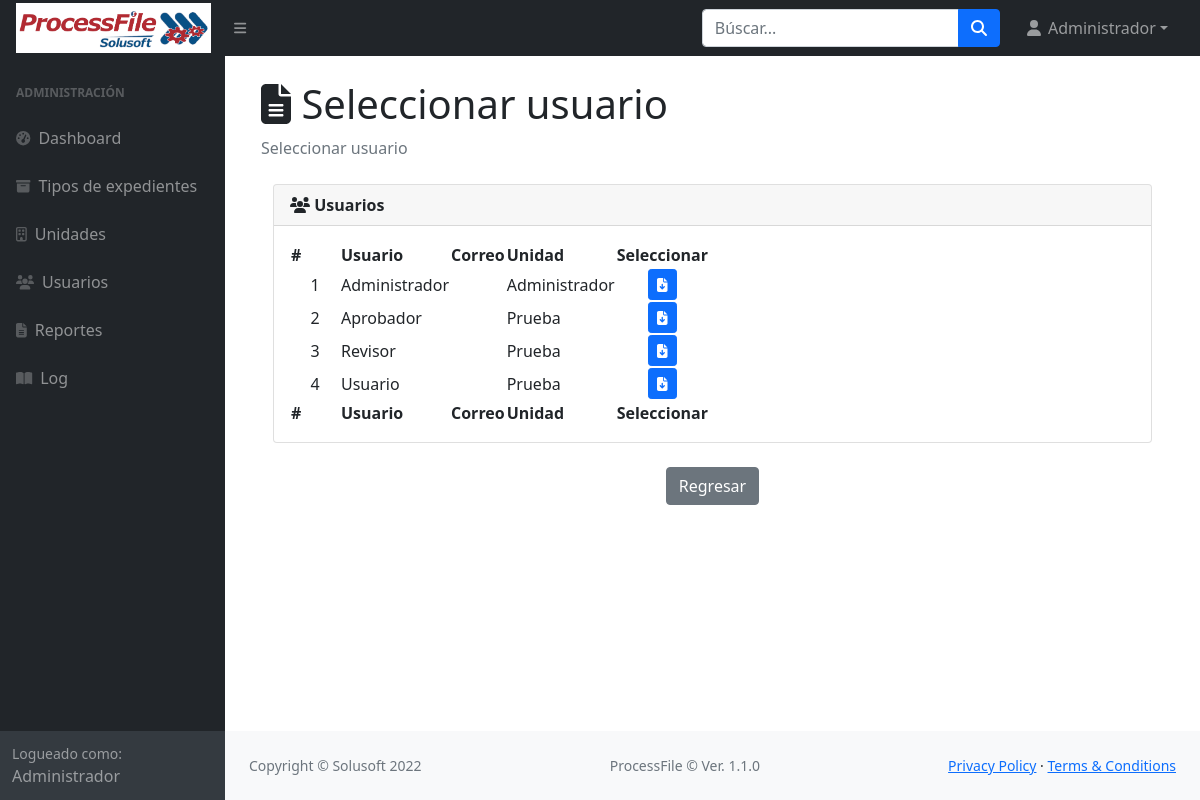
/rep_usuarios/ (signed in), run on the app's committed database.
### usuarios/models.py (models this page shows)
class PerfilUser(User):
    amaterno=models.CharField(u'Materno', max_length=25)
    telefono=models.CharField(u'Teléfono', max_length=25)
    extension=models.CharField(u'Extensión', max_length=25)
    rol = models.ForeignKey(Rol, related_name='Rol', blank=False, null=True, on_delete=models.CASCADE)
    jefe_inmediato = models.ForeignKey(User, related_name='Jefe_inmediato', blank=True, null=True, on_delete=models.CASCADE)
    unidad_user = models.ForeignKey(Unidad, related_name='Unidad_user', blank=False, null=True, on_delete=models.CASCADE)
    transferido = models.BooleanField(verbose_name=('Transferido'), default=False)
    deputy = models.BooleanField(verbose_name=('Deputy'), default=False)
    es_deputy = models.BooleanField(verbose_name=('Es_deputy'), default=False)
    usuario_deputy = models.ForeignKey(User, related_name='user_deputy', blank=True, null=True, on_delete=models.CASCADE)

### rol/models.py (models this page shows, shortened)
class Rol(models.Model):
    nombre = models.CharField(u'Nombre', max_length=245)
    descripcion = models.CharField(u'Descripción', max_length=245, null=True)

### unidad/models.py (models this page shows)
class Unidad(models.Model):
    nombre = models.CharField(u'Nombre', max_length=245)
    siglas = models.CharField(u'Siglas', max_length=3, default='')
    descripcion = models.CharField(u'Descripción', max_length=245, null=True)
    jefe_unidad = models.ForeignKey(User, related_name='Jefe_unidad', blank=True, null=True, on_delete=models.CASCADE)
    activo = models.BooleanField(verbose_name=('Activo'), default=True)
    class Meta:
        unique_together = ('nombre', 'siglas',)
    def __str__(self):
            return self.nombre

### inicio/views.py (the view)
# urls.py: path('rep_usuarios/', RepUsuarios, name = "rep_usuarios"),
def RepUsuarios(request):
    user_log = PerfilUser.objects.get(pk=request.user.pk)
    usuarios = PerfilUser.objects.all()
    return render(request, 'rep_usuarios.html',{'user_log': user_log, 'usuarios': usuarios, 'mensaje':'Seleccionar usuario'})

### inicio/templates/rep_usuarios.html (shortened to what this page needs)
{% extends "new_plant.html" %}
{% block css %}
<link rel="stylesheet" href="http://cdn.datatables.net/1.11.5/css/jquery.dataTables.min.css">
{% endblock css %}
{% block content %}
	<div class="container">
		<h1 class="mt-4"><i class="fas fa-file-alt"></i> {{mensaje}}</h1>
        <ol class="breadcrumb mb-4">
            <li class="breadcrumb-item active">{{mensaje}}</li>
        </ol>
		<section class="main container">
			<div class="row">
				<section class="posts col-md-12">
					<article class="post clearfix">
						<div class="card mb-4">
                            <div class="card-header">
                                <i class="fa fa-users"></i>
								<strong>
                                	Usuarios
								</strong>
                            </div>
                            <div class="card-body">
                                <table id="datatablesSimple">
                                    <thead>
                                        <tr>
											<th>#</th>
											<th>Usuario</th>
											<th>Correo</th>
											<th>Unidad</th>
											<th>Seleccionar</th>
                                        </tr>
                                    </thead>
                                    <tfoot>
                                        <tr>
                                            <th>#</th>
											<th>Usuario</th>
											<th>Correo</th>
											<th>Unidad</th>
											<th>Seleccionar</th>
                                        </tr>
                                    </tfoot>
                                    <tbody>
										{% for usuario in usuarios %}
											<tr>
												<td align="center" width="50">{{forloop.counter}}</td>
												<td>{{usuario.first_name}} {{usuario.last_name}} {{usuario.amaterno}}</td>
												<td>{{usuario.email}}</td>
												<td>{{usuario.unidad_user}}</td>
												<td width="90" align="center">
													{% if usuario.is_active == True %}
														<a href = "{% url "reporte_usuario" pk=usuario.id %}" type="button" class="btn btn-primary btn-sm" title="Generar"><i class="fas fa-file-download"></i></a>
													{% endif %}
												</td>
											</tr>
										{% endfor %}
                                    </tbody>
                                </table>
                            </div>
                        </div>
					</article>
				</section>
			</div>
		</section>
		<p align="center">
			<a href = "/reportes_menu" type="button" class="btn btn-secondary">Regresar</a>
		</p>
	</div>
{% endblock %}

### unidad/templates/new_plant.html (shortened to what this page needs)
{% load static %}
<!DOCTYPE html>
<html lang="en">
    <head>
        <link href="https://cdn.jsdelivr.net/npm/simple-datatables@latest/dist/style.css" rel="stylesheet" />
        <link rel="stylesheet" type="text/css" href="{% static 'css/styles.css' %}">
        {% block css %}
	    {% endblock %}
    </head>
    <body class="sb-nav-fixed">
        <nav class="sb-topnav navbar navbar-expand navbar-dark bg-dark">
            <a class="navbar-brand ps-3" href="/principal/"><img src="{% static "imagenes/ProcessFile.png" %}" height="50" width="195" alt="ProcessFile" class="logo"></a>
            <button class="btn btn-link btn-sm order-1 order-lg-0 me-4 me-lg-0" id="sidebarToggle" href="#!"><i class="fas fa-bars"></i></button>
            <form class="d-none d-md-inline-block form-inline ms-auto me-0 me-md-3 my-2 my-md-0">
                <div class="input-group">
                    <input class="form-control" type="text" placeholder="Búscar..." aria-label="Buscar..." aria-describedby="btnNavbarSearch" />
                    <button class="btn btn-primary" id="btnNavbarSearch" type="button"><i class="fas fa-search"></i></button>
                </div>
            </form>
            <ul class="navbar-nav ms-auto ms-md-0 me-3 me-lg-4">
                <li class="nav-item dropdown">
                    <a class="nav-link dropdown-toggle" id="navbarDropdown" href="#" role="button" data-bs-toggle="dropdown" aria-expanded="false"><i class="fas fa-user fa-fw"></i> {{user_log.first_name}} {{user_log.lastname}} {{user_log.amaterno}}</a>
                </li>
            </ul>
        </nav>
        <div id="layoutSidenav">
            <div id="layoutSidenav_nav">
                <nav class="sb-sidenav accordion sb-sidenav-dark" id="sidenavAccordion">
                    <div class="sb-sidenav-menu">
                        <div class="nav">
                            {% if user_log.rol.nombre == "Administrador" %}
                                <div class="sb-sidenav-menu-heading">Administración</div>
                                <a class="nav-link" href="/principal/">
                                    <div class="sb-nav-link-icon"><i class="fas fa-tachometer-alt"></i></div>
                                    Dashboard
                                </a>
                                <a class="nav-link" href="/tipos_expedientes/">
                                    <div class="sb-nav-link-icon"><i class="fas fa-archive"></i></div>
                                    Tipos de expedientes
                                </a>
                                <a class="nav-link" href="/unidad/">
                                    <div class="sb-nav-link-icon"><i class="far fa-building"></i></div>
                                    Unidades
                                </a>
                                <a class="nav-link" href="/usuarios/">
                                    <div class="sb-nav-link-icon"><i class="fa fa-users"></i></div>
                                    Usuarios
                                </a>
                                <a class="nav-link" href="/reportes_menu">
                                    <div class="sb-nav-link-icon"><i class="fas fa-file-alt"></i></div>
                                    Reportes
                                </a>
                                <a class="nav-link" href="/expedientes/log_administrador">
                                    <div class="sb-nav-link-icon"><i class="fas fa-book-open"></i></div>
                                    Log
                                </a>
                            {% endif %}
                        </div>
                    </div>
                    <div class="sb-sidenav-footer">
                        <div class="small">Logueado como:</div>
                        {{ user_log.rol.nombre }}
                    </div>
                </nav>
            </div>
            <div id="layoutSidenav_content">
                <main>
                    <div class="container-fluid px-4">
                        {% block content %}
                        {% endblock %}
                    </div>
                </main>
                <footer class="py-4 bg-light mt-auto">
                    <div class="container-fluid px-4">
                        <div class="d-flex align-items-center justify-content-between small">
                            <div class="text-muted">Copyright &copy; Solusoft 2022</div>
                            <div class="text-muted">ProcessFile &copy; Ver. 1.1.0</div>
                            <div>
                                <a href="/privacidad">Privacy Policy</a>
                                &middot;
                                <a href="/terminos">Terms &amp; Conditions</a>
                            </div>
                        </div>
                    </div>
                </footer>
            </div>
        </div>
    </body>
</html>

### data on the page
PerfilUser: amaterno "Administrador", rol.nombre "Administrador", unidad_user "Administrador"
PerfilUser: amaterno "Aprobador", unidad_user "Prueba"
PerfilUser: amaterno "Revisor", unidad_user "Prueba"
PerfilUser: amaterno "Usuario", unidad_user "Prueba"

### other printed values
{{ mensaje }} "Seleccionar usuario"
